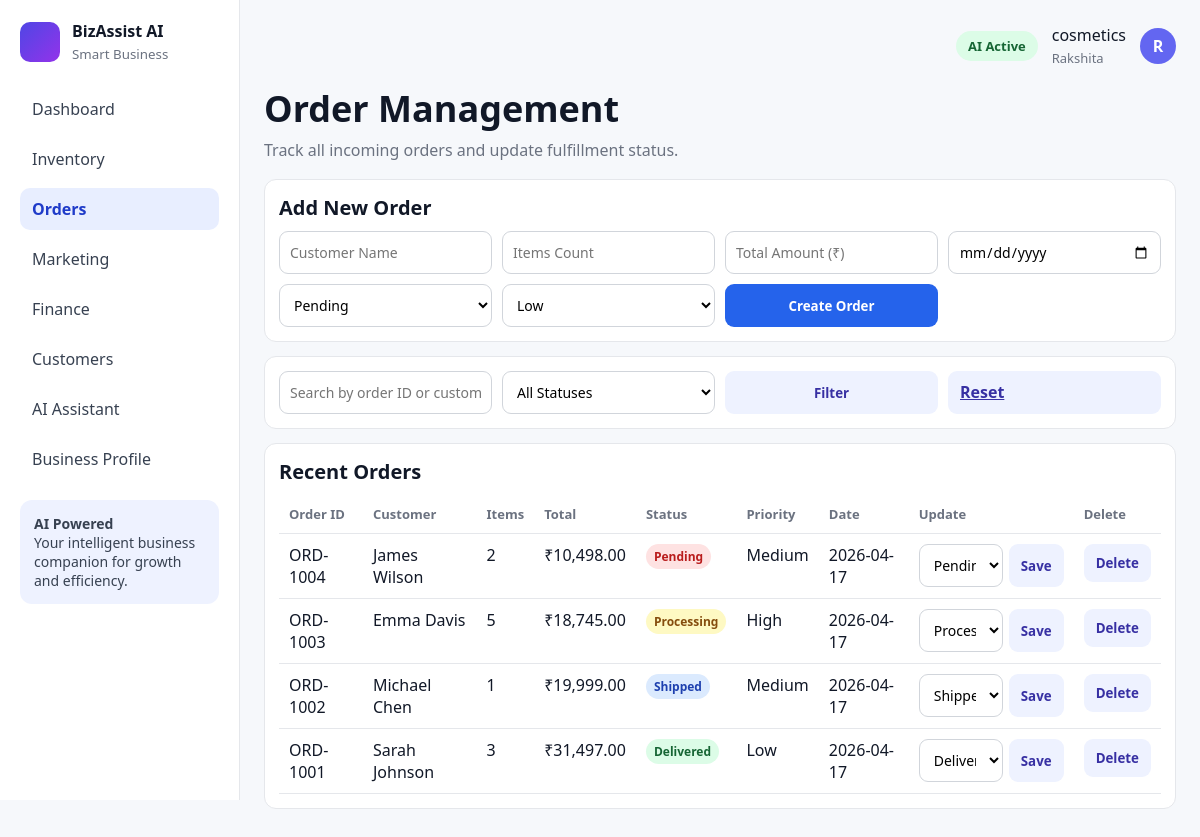
The page /orders on the database its author committed.
### tables this page shows
CREATE TABLE business_profile (
            id INTEGER PRIMARY KEY CHECK (id = 1),
            owner_name TEXT NOT NULL,
            business_name TEXT NOT NULL,
            email TEXT NOT NULL,
            phone TEXT NOT NULL,
            business_type TEXT NOT NULL,
            monthly_revenue REAL NOT NULL DEFAULT 0,
            monthly_expenses REAL NOT NULL DEFAULT 0,
            marketing_spend REAL NOT NULL DEFAULT 0,
            growth_target REAL NOT NULL DEFAULT 0
        );

CREATE TABLE orders (
            id INTEGER PRIMARY KEY AUTOINCREMENT,
            order_code TEXT NOT NULL,
            customer_name TEXT NOT NULL,
            items_count INTEGER NOT NULL DEFAULT 1,
            total_amount REAL NOT NULL DEFAULT 0,
            status TEXT NOT NULL,
            priority TEXT NOT NULL,
            order_date TEXT NOT NULL
        );

### app.py (the view, shortened to what this page needs)
@app.route("/orders", methods=["GET", "POST"])
def orders():
    if not business_profile_required():
        return redirect(url_for("login"))
    conn = get_db_connection()
    q = request.args.get("q", "").strip()
    status = request.args.get("status", "").strip()
    query = "SELECT * FROM orders WHERE 1=1"
    params = []
    if q:
        query += " AND (order_code LIKE ? OR customer_name LIKE ?)"
        params.extend([f"%{q}%", f"%{q}%"])
    if status:
        query += " AND status = ?"
        params.append(status)
    query += " ORDER BY id DESC"
    rows = conn.execute(query, params).fetchall()
    metrics = query_metrics(conn)
    conn.close()
    return render_template(
        "orders.html",
        active_page="orders",
        orders=rows,
        selected_status=status,
        q=q,
        metrics=metrics,
    )

### app.py (called while the page is built)
def get_db_connection():
    conn = sqlite3.connect("database.db")
    conn.row_factory = sqlite3.Row
    return conn

def format_inr(value):
    try:
        amount = float(value or 0)
    except (TypeError, ValueError):
        amount = 0
    sign = "-" if amount < 0 else ""
    amount = abs(amount)
    integer = int(amount)
    decimal = f"{amount:.2f}".split(".")[1]
    s = str(integer)
    if len(s) > 3:
        head = s[:-3]
        tail = s[-3:]
        chunks = []
        while len(head) > 2:
            chunks.insert(0, head[-2:])
            head = head[:-2]
        if head:
            chunks.insert(0, head)
        s = ",".join(chunks + [tail])
    return f"{sign}₹{s}.{decimal}"

def get_business_profile(conn):
    return conn.execute("SELECT * FROM business_profile WHERE id = 1").fetchone()

def business_profile_required():
    conn = get_db_connection()
    profile = get_business_profile(conn)
    conn.close()
    return profile is not None

@app.context_processor
def inject_business_profile():
    conn = get_db_connection()
    profile = get_business_profile(conn)
    conn.close()
    if profile:
        owner_name = profile["owner_name"]
        business_name = profile["business_name"]
        avatar = "".join([part[0].upper() for part in owner_name.split()[:2]]) or "DB"
    else:
        owner_name = "Owner Account"
        business_name = "Demo Business"
        avatar = "DB"
    return {
        "owner_name": owner_name,
        "business_name": business_name,
        "avatar_text": avatar,
    }

### templates/orders.html (shortened to what this page needs)
{% extends "base.html" %}
{% block content %}
<h1 class="page-title">Order Management</h1>
<p class="page-subtitle">Track all incoming orders and update fulfillment status.</p>
<div class="panel">
    <h3 class="section-title">Add New Order</h3>
    <form method="post" class="form-grid">
        <input class="input" name="customer_name" placeholder="Customer Name" required>
        <input class="input" type="number" name="items_count" min="1" placeholder="Items Count" required>
        <input class="input" type="number" step="0.01" name="total_amount" placeholder="Total Amount (₹)" required>
        <input class="input" type="date" name="order_date">
        <select name="status">
            <option>Pending</option><option>Processing</option><option>Shipped</option><option>Delivered</option>
        </select>
        <select name="priority">
            <option>Low</option><option>Medium</option><option>High</option>
        </select>
        <button class="btn btn-primary" type="submit">Create Order</button>
    </form>
</div>
<div class="panel">
    <form method="get" class="form-grid">
        <input class="input" name="q" value="{{ q }}" placeholder="Search by order ID or customer">
        <select name="status">
            <option value="">All Statuses</option>
        </select>
        <button class="btn btn-secondary" type="submit">Filter</button>
        <a class="btn btn-secondary" href="/orders">Reset</a>
    </form>
</div>
<div class="panel">
    <h3 class="section-title">Recent Orders</h3>
    <table>
        <thead>
            <tr><th>Order ID</th><th>Customer</th><th>Items</th><th>Total</th><th>Status</th><th>Priority</th><th>Date</th><th>Update</th><th>Delete</th></tr>
        </thead>
        <tbody>
            {% for order in orders %}
            <tr>
                <td>{{ order["order_code"] }}</td>
                <td>{{ order["customer_name"] }}</td>
                <td>{{ order["items_count"] }}</td>
                <td>{{ order["total_amount"]|inr }}</td>
                <td>
                    <span class="status {% if order['status'] == 'Delivered' %}status-green{% elif order['status'] == 'Shipped' %}status-blue{% elif order['status'] == 'Processing' %}status-yellow{% else %}status-red{% endif %}">
                        {{ order["status"] }}
                    </span>
                </td>
                <td>{{ order["priority"] }}</td>
                <td>{{ order["order_date"] }}</td>
                <td>
                    <form method="post" action="/orders/{{ order['id'] }}/status" style="display:flex; gap:6px;">
                        <select name="status">
                            <option {% if order["status"] == "Pending" %}selected{% endif %}>Pending</option>
                            <option {% if order["status"] == "Processing" %}selected{% endif %}>Processing</option>
                            <option {% if order["status"] == "Shipped" %}selected{% endif %}>Shipped</option>
                            <option {% if order["status"] == "Delivered" %}selected{% endif %}>Delivered</option>
                        </select>
                        <button class="btn btn-secondary" type="submit">Save</button>
                    </form>
                </td>
                <td>
                    <form method="post" action="/orders/delete/{{ order['id'] }}" onsubmit="return confirm('Delete this order?');">
                        <button class="btn btn-secondary" type="submit">Delete</button>
                    </form>
                </td>
            </tr>
            {% endfor %}
        </tbody>
    </table>
</div>
{% endblock %}

### templates/base.html (shortened to what this page needs)
<!DOCTYPE html>
<html lang="en">
<head>
</head>
<body>
<div class="app">
    <aside class="sidebar">
        <div class="logo">
            <div class="logo-icon"></div>
            <div>
                <div><b>BizAssist AI</b></div>
                <small>Smart Business</small>
            </div>
        </div>
        <nav class="nav">
            <a href="/dashboard" class="{{ 'active' if active_page == 'dashboard' else '' }}">Dashboard</a>
            <a href="/inventory" class="{{ 'active' if active_page == 'inventory' else '' }}">Inventory</a>
            <a href="/orders" class="{{ 'active' if active_page == 'orders' else '' }}">Orders</a>
            <a href="/marketing" class="{{ 'active' if active_page == 'marketing' else '' }}">Marketing</a>
            <a href="/finance" class="{{ 'active' if active_page == 'finance' else '' }}">Finance</a>
            <a href="/customers" class="{{ 'active' if active_page == 'customers' else '' }}">Customers</a>
            <a href="/assistant" class="{{ 'active' if active_page == 'assistant' else '' }}">AI Assistant</a>
            <a href="/business-profile" class="{{ 'active' if active_page == 'business_profile' else '' }}">Business Profile</a>
        </nav>
        <div class="promo">
            <b>AI Powered</b>
            <p>Your intelligent business companion for growth and efficiency.</p>
        </div>
    </aside>
    <main class="content">
        <div class="topbar">
            <span class="pill">AI Active</span>
            <div>{{ business_name }}<br><span class="muted">{{ owner_name }}</span></div>
            <div class="avatar">{{ avatar_text }}</div>
        </div>
        {% block content %}{% endblock %}
    </main>
</div>
</body>
</html>

### templates/base.html (style rules this page uses)
* { box-sizing: border-box; margin: 0; padding: 0; font-family: "Segoe UI", sans-serif; }
body { background: #f6f8fb; color: #111827; }
.app { display: flex; min-height: 100vh; }
.sidebar { width: 240px; background: #fff; border-right: 1px solid #e5e7eb; padding: 20px; position: sticky; top: 0; height: 100vh; }
.logo { display: flex; gap: 12px; align-items: center; margin-bottom: 24px; }
.logo-icon { width: 40px; height: 40px; border-radius: 10px; background: linear-gradient(135deg, #4f46e5, #9333ea); }
.logo small { color: #6b7280; }
.nav a { display: block; text-decoration: none; color: #374151; padding: 10px 12px; border-radius: 10px; margin-bottom: 8px; }
.nav a.active { background: #e8eeff; color: #1f3bc9; font-weight: 600; }
.promo { margin-top: 20px; background: #eef2ff; border-radius: 12px; padding: 14px; color: #374151; font-size: 14px; }
.content { flex: 1; padding: 24px; }
.topbar { display: flex; justify-content: flex-end; align-items: center; gap: 14px; margin-bottom: 16px; }
.pill { background: #dcfce7; color: #166534; border-radius: 999px; padding: 6px 12px; font-size: 13px; font-weight: 600; }
.avatar { width: 36px; height: 36px; border-radius: 50%; background: #6366f1; color: #fff; display: grid; place-items: center; font-weight: 700; }
.page-title { margin-bottom: 6px; font-size: 36px; }
.page-subtitle { color: #6b7280; margin-bottom: 18px; }
.muted { color: #6b7280; font-size: 13px; }
.section-title { margin-bottom: 10px; font-size: 20px; }
table { width: 100%; border-collapse: collapse; }
th, td { text-align: left; padding: 10px; border-bottom: 1px solid #e5e7eb; vertical-align: top; }
th { color: #6b7280; font-size: 13px; font-weight: 600; }
.status { padding: 4px 8px; border-radius: 999px; font-size: 12px; font-weight: 600; display: inline-block; }
.status-green { background: #dcfce7; color: #166534; }
.status-blue { background: #dbeafe; color: #1e40af; }
.status-yellow { background: #fef9c3; color: #854d0e; }
.status-red { background: #fee2e2; color: #b91c1c; }
.panel { background: #fff; border: 1px solid #e5e7eb; border-radius: 12px; padding: 14px; margin-bottom: 14px; }
.form-grid { display: grid; grid-template-columns: repeat(4, minmax(120px, 1fr)); gap: 10px; }
.input, select, textarea { width: 100%; border: 1px solid #d1d5db; border-radius: 9px; padding: 10px; font-size: 14px; background: #fff; }
.btn { border: none; border-radius: 9px; padding: 10px 12px; cursor: pointer; font-weight: 600; }
.btn-primary { background: #2563eb; color: #fff; }
.btn-secondary { background: #eef2ff; color: #3730a3; }

### rows shown on the page
business_profile: business_name "cosmetics", owner_name "Rakshita"
orders: order_code "ORD-1004", customer_name "James Wilson", items_count "2", total_amount|inr "₹10,498.00", status "Pending", priority "Medium", order_date "2026-04-17"
orders: order_code "ORD-1003", customer_name "Emma Davis", items_count "5", total_amount|inr "₹18,745.00", status "Processing", priority "High", order_date "2026-04-17"
orders: order_code "ORD-1002", customer_name "Michael Chen", items_count "1", total_amount|inr "₹19,999.00", status "Shipped", priority "Medium", order_date "2026-04-17"
orders: order_code "ORD-1001", customer_name "Sarah Johnson", items_count "3", total_amount|inr "₹31,497.00", status "Delivered", priority "Low", order_date "2026-04-17"

### other values the page prints
{{ avatar_text }} "R"
